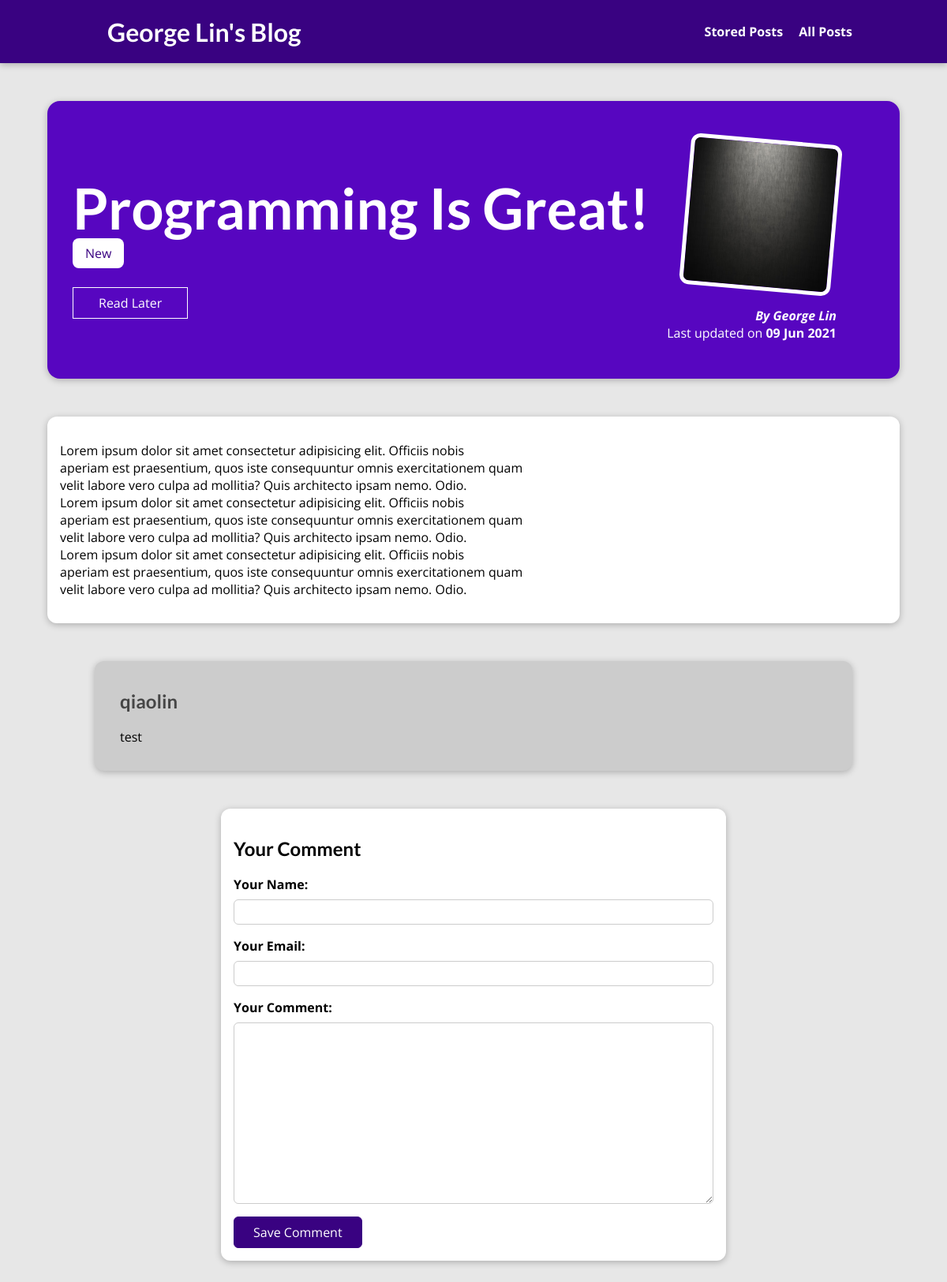
Page /posts/programming-is-fun on the committed database.
### blog/models.py (models this page shows, shortened)
class Post(models.Model):
    title = models.CharField(max_length=150)
    excerpt = models.CharField(max_length=200)
    image = models.ImageField(upload_to="posts", null=True)
    date = models.DateField(auto_now=True)
    slug = models.SlugField(unique=True, db_index=True)
    content = models.TextField(validators=[MinLengthValidator(10)])
    author = models.ForeignKey(
        Author, on_delete=models.SET_NULL, null=True, related_name="posts")
    tags = models.ManyToManyField(Tag)

class Tag(models.Model):
    caption = models.CharField(max_length=20)

class Author(models.Model):
    first_name = models.CharField(max_length=100)
    last_name = models.CharField(max_length=100)
    email_address = models.EmailField()
    def full_name(self):
        return f"{self.first_name} {self.last_name}"
    def __str__(self):
        return self.full_name()

class Comment(models.Model):
    user_name = models.CharField(max_length=120)
    user_email = models.EmailField(null=True)
    text = models.TextField(max_length=400)
    post = models.ForeignKey(
        Post, on_delete=models.CASCADE, related_name="comments")

### blog/views.py (the view, shortened to what this page needs)
# urls.py: path("posts/<slug:slug>", views.SinglePostView.as_view(),
class SinglePostView(View):
    def is_stored_post(self, request, post_id):
        stored_posts = request.session.get("stored_posts")
        if stored_posts is not None:
          is_saved_for_later = post_id in stored_posts
        else:
          is_saved_for_later = False
        return is_saved_for_later
    def get(self, request, slug):
        post = Post.objects.get(slug=slug)
        context = {
            "post": post,
            "post_tags": post.tags.all(),
            "comment_form": CommentForm(),
            "comments": post.comments.all().order_by("-id"),
            "saved_for_later": self.is_stored_post(request, post.id)
        }
        return render(request, "blog/post-detail.html", context)

### blog/forms.py
class CommentForm(forms.ModelForm):
    class Meta:
        model = Comment
        exclude = ["post"]
        labels = {
          "user_name": "Your Name",
          "user_email": "Your Email",
          "text": "Your Comment"
        }

### blog/templates/blog/post-detail.html (shortened to what this page needs)
{% extends "base.html" %}
{% load static %}
{% block css_files %}
<link rel="stylesheet" href="{% static "blog/post-detail.css" %}" />
{% endblock %}
{% block content %}
<section id="summary">
  <h2>{{ post.title }}</h2>
  <div>
    {% for tag in post_tags %}
      <span class="tag">{{ tag.caption }}</span>
    {% endfor %}
  </div>
  <div id="read-later">
    <form action="{% url "read-later" %}" method="POST">
      <button>
        {% if saved_for_later %}
          Remove from "Read Later" List
        {% else %}
          Read Later
        {% endif %}
      </button>
    </form>
  </div>
  <article>
    <img src="{{ post.image.url }}" alt="{{ post.title }}" />
    <address>By <a href="mailto:{{ post.author.email_address }}">{{ post.author }}</a></address>
    <div>Last updated on <time>{{ post.date|date:"d M Y" }}</time></div>
  </article>
</section>
<main>
  {{ post.content|linebreaks }}
</main>
<section id="comments">
  <ul>
    {% for comment in comments %}
      <li>
        <h2>{{ comment.user_name }}</h2>
        <p>{{ comment.text|linebreaks }}</p>
      </li>
    {% endfor %}
  </ul>
</section>
<section id="comment-form">
  <h2>Your Comment</h2>
  <form action="{% url "post-detail-page" post.slug %}" method="POST">
    {% for form_field in comment_form %}
      <div class="form-control {% if form_field.errors %}invalid{% endif %}">
        {{ form_field.label_tag }}
        {{ form_field }}
      </div>
    {% endfor %}
    <button>Save Comment</button>
  </form>
</section>
{% endblock %}

### static/app.css (style rules this page uses)
* { box-sizing: border-box; }
html { font-family: 'Open Sans', 'Lato', sans-serif; }
body { margin: 0; }
h1, h2, h3 { font-family: 'Lato', sans-serif; font-weight: bold; }

### blog/static/blog/post-detail.css (style rules this page uses)
body { background-color: #e7e7e7; }
#summary { margin: 8rem auto 3rem auto; padding: 2rem; width: 90%; max-width: 90rem; border-radius: 16px; background-color: #5706c0; position: relative; box-shadow: 0 2px 8px rgba(0, 0, 0, 0.25); height: 22rem; }
#summary h2 { color: white; font-size: 4.5rem; margin-bottom: 0.25rem; }
#summary article { position: absolute; top: 2rem; right: 3rem; padding: 1rem 2rem; border-radius: 12px; text-align: right; color: white; }
#summary article img { width: 12rem; height: 12rem; border-radius: 12px; transform: rotateZ(5deg); border: 5px solid white; margin-bottom: 1rem; }
#summary address { font-weight: bold; }
#summary a { color: white; text-decoration: none; }
#summary time { font-weight: bold; }
#read-later { margin: 2rem 0; }
#read-later button { background-color: transparent; border: 1px solid white; padding: 0.5rem 2rem; font: inherit; color: white; cursor: pointer; }
main { width: 90%; max-width: 90rem; margin: 3rem auto; background-color: white; padding: 1rem; border-radius: 12px; box-shadow: 0 2px 8px rgba(0, 0, 0, 0.25); }
.tag { background-color: white; color: #390281; padding: 0.5rem 1rem; border-radius: 8px; }
#comment-form { margin: 3rem auto; width: 90%; max-width: 40rem; border-radius: 12px; background-color: white; box-shadow: 0 2px 8px rgba(0, 0, 0, 0.25); padding: 1rem; }
#comment-form button { font: inherit; background-color: #390281; color: white; border: 1px solid #390281; padding: 0.5rem 1.5rem; border-radius: 6px; cursor: pointer; }
.form-control { margin-bottom: 1rem; }
.form-control label { font-weight: bold; margin-bottom: 0.5rem; display: block; }
.form-control input, .form-control textarea { display: block; width: 100%; font: inherit; padding: 0.25rem; border-radius: 6px; border: 1px solid #ccc; }
#comments { margin: 3rem auto; width: 90%; max-width: 60rem; border-radius: 12px; background-color: #ccc; box-shadow: 0 2px 8px rgba(0, 0, 0, 0.25); padding: 1rem 2rem; }
#comments ul { list-style: none; margin: 0; padding: 0; }
#comments li { margin-bottom: 1rem; border-bottom: 2px solid #ccc; }
#comments li:last-of-type { border-bottom: none; }
#comments h2 { color: #464646; }

### rows in the picture
Post: title "Programming Is Great!", image (picture), author "George Lin", date "09 Jun 2021", content "Lorem ipsum dolor sit amet consectetur adipisicing elit. Officiis nobis aperiam est praesentium, quos iste consequuntur omnis exercitationem quam velit labore vero culpa ad mollitia? Quis architecto ipsam nemo. Odio. Lorem ipsum dolor sit amet consectetur adipisicing elit. Officiis nobis aperiam est praesentium, quos iste consequuntur omnis exercitationem quam velit labore vero culpa ad mollitia? Quis architecto ipsam nemo. Odio. Lorem ipsum dolor sit amet consectetur adipisicing elit. Officiis nobis aperiam est praesentium, quos iste consequuntur omnis exercitationem quam velit labore vero culpa ad mollitia? Quis architecto ipsam nemo. Odio."
Tag: caption "New"
Comment: user_name "qiaolin", text "test"
